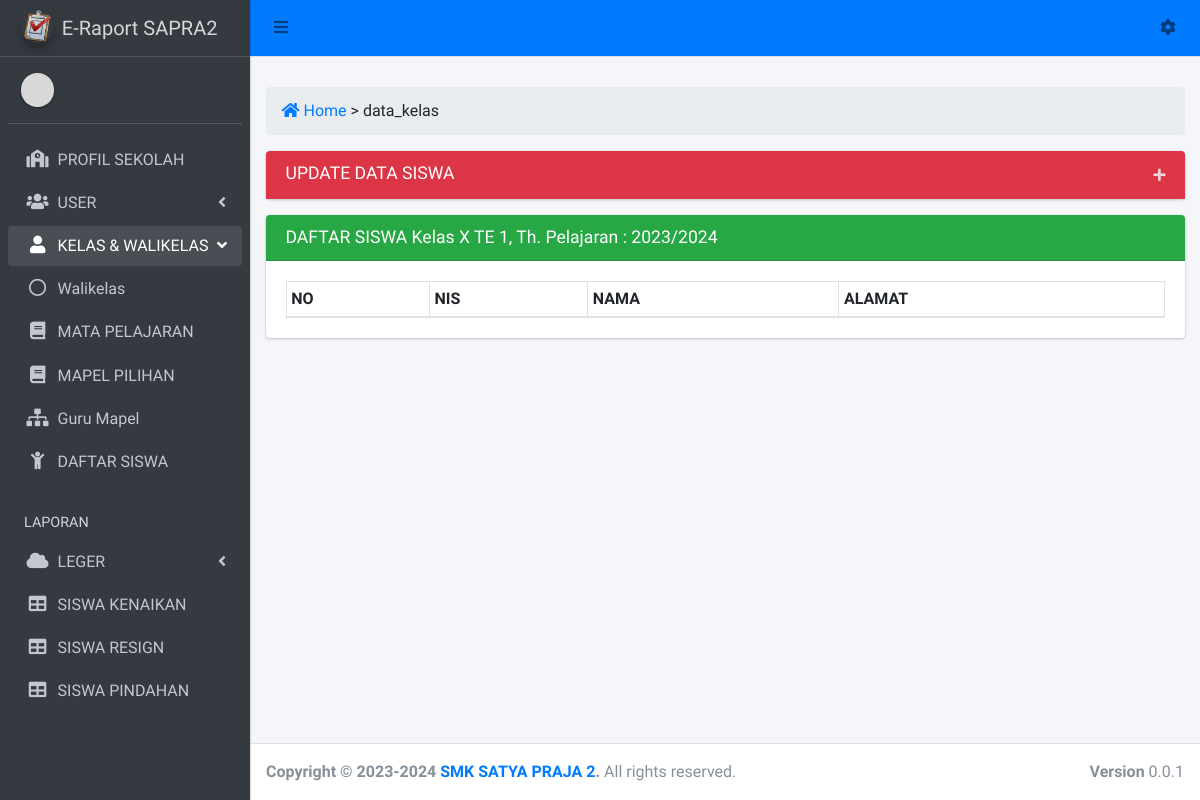
Before: /admin?view=data_kelas&kelas=X&jurusan=TE&pkelas=1&thpel=2023/2024 with the older database file.
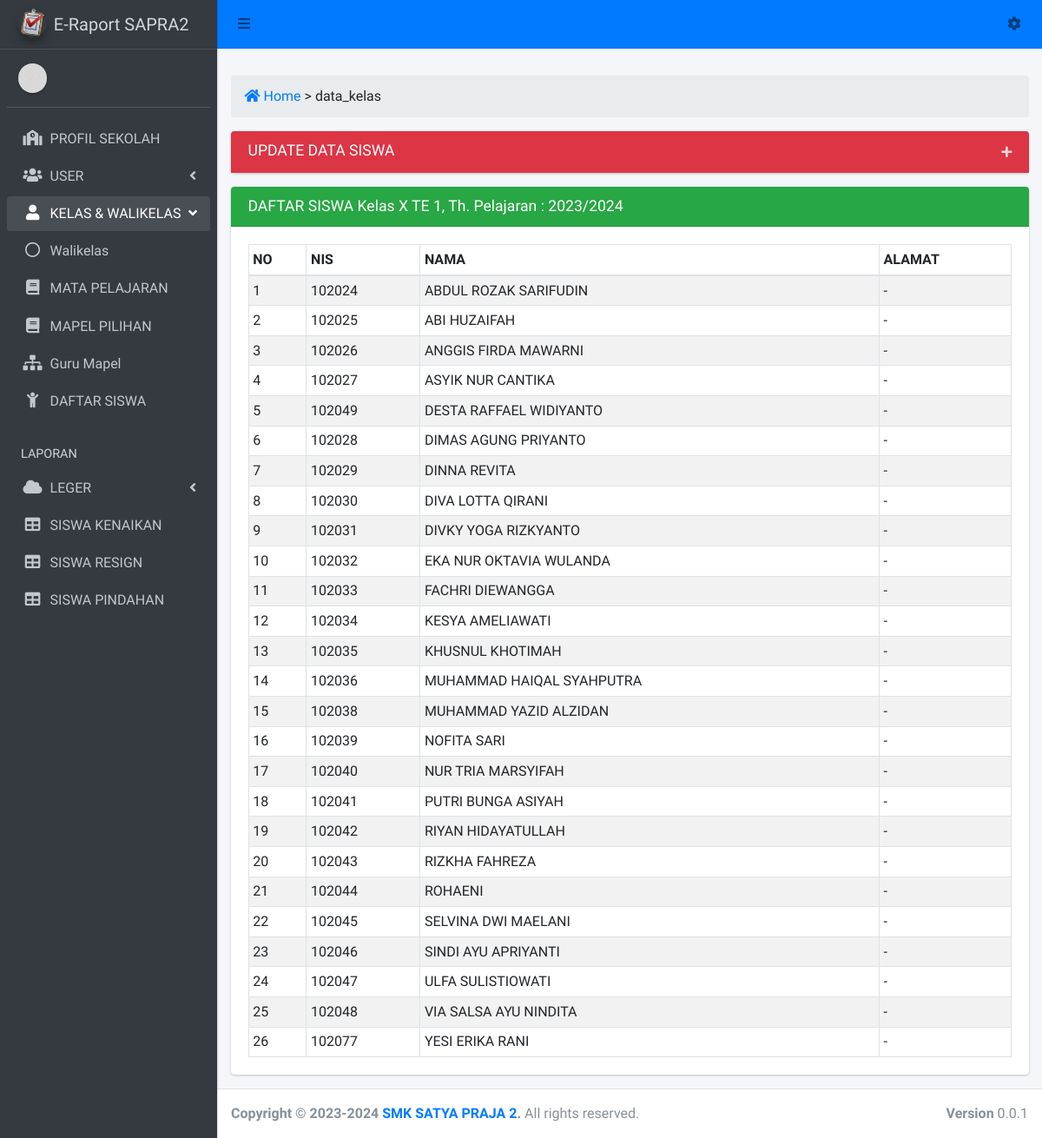
After: the same page with the newer database file.
### tables this page shows
CREATE TABLE `tb_siswa_kelas` (
  `id` int(10) NOT NULL,
  `nis` int(15) NOT NULL,
  `kelas` varchar(3) NOT NULL,
  `jurusan` varchar(5) NOT NULL,
  `pemkelas` varchar(1) NOT NULL,
  `th_pelajaran` varchar(10) NOT NULL
);

CREATE TABLE `tb_siswa` (
  `id` int(10) NOT NULL,
  `nis` int(10) NOT NULL,
  `nisn` int(20) NOT NULL,
  `nama` varchar(50) NOT NULL,
  `kel` varchar(10) NOT NULL,
  `kelas` varchar(3) NOT NULL,
  `jurusan` varchar(5) NOT NULL,
  `pemkelas` varchar(1) NOT NULL,
  `th_pelajaran` varchar(12) NOT NULL,
  `ttl` varchar(40) NOT NULL,
  `kelamin` enum('L','P') NOT NULL,
  `agama` varchar(10) NOT NULL,
  `status` varchar(20) NOT NULL,
  `anak_ke` int(2) NOT NULL,
  `alamat_siswa` text NOT NULL,
  `hp_siswa` varchar(15) NOT NULL,
  `asal_sekolah` varchar(40) NOT NULL,
  `tgl_terima` varchar(20) NOT NULL,
  `ayah` varchar(50) NOT NULL,
  `ibu` varchar(50) NOT NULL,
  `alamat_ortu` text NOT NULL,
  `hp_ortu` varchar(15) NOT NULL,
  `kerja_ayah` varchar(20) NOT NULL,
  `kerja_ibu` varchar(20) NOT NULL,
  `nama_wali` varchar(50) NOT NULL,
  `alamat_wali` text NOT NULL,
  `hp_wali` varchar(50) NOT NULL,
  `kerja_wali` varchar(20) NOT NULL,
  `semester` enum('Ganjil','Genap','','') NOT NULL
);

### view/operator/home_kelas.php (the view, shortened to what the changed rows need)
<?php
if (isset($_GET['kelas']) && isset($_GET['jurusan']) && isset($_GET['pkelas']) && isset($_GET['thpel'])) {
	$kelas = $_GET['kelas'];
	$jurusan = $_GET['jurusan'];
	$pkelas = $_GET['pkelas'];
	$th_pelajaran = $_GET['thpel'];
?>
<div class="row">
	<div class="col-sm-12">
		<div class="card">
			<div class="card-body">
				<table id="example1" class="table table-sm table-bordered table-striped">
					<thead>
						<tr>
							<th>NO</th>
							<th>NIS</th>
							<th>NAMA</th>
							<th>ALAMAT</th>
						</tr>
					</thead>
					<tbody>
						<?php
						$no = 1;
						$sql = mysqli_query($koneksi, "SELECT x.id, x.nis, x.kelas, x.jurusan, x.pemkelas, x.th_pelajaran, nama, alamat_siswa FROM tb_siswa_kelas X INNER JOIN tb_siswa Y ON y.nis = x.nis where x.kelas = '$kelas' and x.jurusan = '$jurusan' and x.pemkelas = '$pkelas' and x.th_pelajaran = '$th_pelajaran'");
						while ($data = mysqli_fetch_array($sql)) { ?>
							<tr>
								<td><?= $no++; ?></td>
								<td><?= $data['nis']; ?></td>
								<td><?= $data['nama']; ?></td>
								<td><?= $data['alamat_siswa']; ?></td>
							</tr>
						<?php }
						?>
					</tbody>
				</table>
			</div>
		</div>
	</div>
</div>
<?php }else if (isset($_POST['simpan_datasiswa'])) {
	$kelas = $_POST['kelas'];
	$jurusan = $_POST['jurusan'];
	$pkelas = $_POST['pkelas'];
	$th_pelajaran = $_POST['th_pelajaran'];
	$nis = $_POST['nis'];
	$count = count($nis);
	for ($i=0; $i < $count; $i++) {
		$update = mysqli_query($koneksi, "update tb_siswa_kelas set pemkelas = '$pkelas' where nis = '$nis[$i]' and kelas = '$kelas' and jurusan = '$jurusan' and th_pelajaran = '$th_pelajaran'");
		$selec = mysqli_query($koneksi, "SELECT x.id, x.nis, x.kelas, x.jurusan, x.pemkelas, x.th_pelajaran, nama, alamat_siswa FROM tb_siswa_kelas X INNER JOIN tb_siswa Y ON y.nis = x.nis WHERE x.nis = '$nis[$i]' and x.kelas = '$kelas' AND x.jurusan = '$jurusan' AND x.pemkelas = '$pkelas' AND x.th_pelajaran = '$th_pelajaran'");
		$data = mysqli_fetch_array($selec);
		$sqlsm = mysqli_query($koneksi, "select * from tb_semester");
        while ($sm = mysqli_fetch_array($sqlsm)) {
        		$cekcp = mysqli_query($koneksi, "select * from tb_capaian where nis = '$nis[$i]' and semester = '".$sm['semester']."' and th_pelajaran = '$th_pelajaran'");
        		if ($ccp = mysqli_num_rows($cekcp) > 0) {
        		}else{
            $inser = mysqli_query($koneksi, "insert into tb_capaian(nis, semester, th_pelajaran) values('$nis[$i]','".$sm['semester']."','$th_pelajaran')");
        		}
        		$cekleger = mysqli_query($koneksi, "select * from tb_leger where nis = '$nis[$i]' and kelas = '$kelas' and jurusan = '$jurusan' and pemkelas = '$pkelas' and th_pelajaran = '$th_pelajaran' and semester = '".$sm['semester']."'");
        		if ($ccl = mysqli_num_rows($cekleger) > 0) {
        		}else{
            $leg = mysqli_query($koneksi, "insert into tb_leger(nis, nama, kelas, jurusan, pemkelas, th_pelajaran, semester) values('$nis[$i]','".$data['nama']."','$kelas','$jurusan','$pkelas','$th_pelajaran','".$sm['semester']."')");
        		}
        }
        if ($kelas == 'X') {
           $sqla = mysqli_query($koneksi, "select kelas, kode_mapel, semester from tb_mapel inner join tb_semester where kelas = 'X' and kode_mapel not like '%dd%' group by kode_mapel, semester");
           $da = mysqli_num_rows($sqla);
           while ($dt = mysqli_fetch_array($sqla)) {
                $insert = mysqli_query($koneksi, "insert into tb_penilaian(th_pelajaran, nis, kelas, komp_keahlian, pkelas, kode_mapel, semester) values('$th_pelajaran','$nis[$i]', '$kelas','$jurusan','$pkelas','".$dt['kode_mapel']."','".$dt['semester']."')");
           }
           if ($jurusan == 'PPLG') {
                $sqla = mysqli_query($koneksi, "select kelas, kode_mapel, semester from tb_mapel inner join tb_semester where kelas = 'X' and kode_mapel = 'dd_pplg' group by semester");
                   $da = mysqli_num_rows($sqla);
                   while ($dt = mysqli_fetch_array($sqla)) {
                        $insert = mysqli_query($koneksi, "insert into tb_penilaian(th_pelajaran, nis, kelas, komp_keahlian, pkelas, kode_mapel, semester) values('$th_pelajaran','$nis[$i]', '$kelas','$jurusan','$pkelas','".$dt['kode_mapel']."','".$dt['semester']."')");
                   }
           }else if ($jurusan == 'TE') {
                $sqla = mysqli_query($koneksi, "select kelas, kode_mapel, semester from tb_mapel inner join tb_semester where kelas = 'X' and kode_mapel = 'dd_te' group by semester");
                   $da = mysqli_num_rows($sqla);
                   while ($dt = mysqli_fetch_array($sqla)) {
                        $insert = mysqli_query($koneksi, "insert into tb_penilaian(th_pelajaran, nis, kelas, komp_keahlian, pkelas, kode_mapel, semester) values('$th_pelajaran','$nis[$i]', '$kelas','$jurusan','$pkelas','".$dt['kode_mapel']."','".$dt['semester']."')");
                   }
           }else if ($jurusan == 'TSM') {
                $sqla = mysqli_query($koneksi, "select kelas, kode_mapel, semester from tb_mapel inner join tb_semester where kelas = 'X' and kode_mapel = 'dd_oto' group by semester");
                   $da = mysqli_num_rows($sqla);
                   while ($dt = mysqli_fetch_array($sqla)) {
                       $insert = mysqli_query($koneksi, "insert into tb_penilaian(th_pelajaran, nis, kelas, komp_keahlian, pkelas, kode_mapel, semester) values('$th_pelajaran','$nis[$i]', '$kelas','$jurusan','$pkelas','".$dt['kode_mapel']."','".$dt['semester']."')");
                   }
           }else if ($jurusan == 'TKR') {
                $sqla = mysqli_query($koneksi, "select kelas, kode_mapel, semester from tb_mapel inner join tb_semester where kelas = 'X' and kode_mapel = 'dd_oto' group by semester");
                   $da = mysqli_num_rows($sqla);
                   while ($dt = mysqli_fetch_array($sqla)) {
                       $insert = mysqli_query($koneksi, "insert into tb_penilaian(th_pelajaran, nis, kelas, komp_keahlian, pkelas, kode_mapel, semester) values('$th_pelajaran','$nis[$i]', '$kelas','$jurusan','$pkelas','".$dt['kode_mapel']."','".$dt['semester']."')");
                   }
           }else if ($jurusan == 'TMI') {
                $sqla = mysqli_query($koneksi, "select kelas, kode_mapel, semester from tb_mapel inner join tb_semester where kelas = 'X' and kode_mapel = 'dd_tmi' group by semester");
                   $da = mysqli_num_rows($sqla);
                   while ($dt = mysqli_fetch_array($sqla)) {
                       $insert = mysqli_query($koneksi, "insert into tb_penilaian(th_pelajaran, nis, kelas, komp_keahlian, pkelas, kode_mapel, semester) values('$th_pelajaran','$nis[$i]', '$kelas','$jurusan','$pkelas','".$dt['kode_mapel']."','".$dt['semester']."')");
                   }
           }
        }else if($kelas == 'XI'){
            $sqla = mysqli_query($koneksi, "select kelas, kode_mapel, semester from tb_mapel inner join tb_semester where kelas = 'XI' and kode_mapel not like '%kons%' and kode_mapel not like 'mpp' group by kode_mapel, semester");
            $da = mysqli_num_rows($sqla);
               while ($dt = mysqli_fetch_array($sqla)) {
                    $insert = mysqli_query($koneksi, "insert into tb_penilaian(th_pelajaran, nis, kelas, komp_keahlian, pkelas, kode_mapel, semester) values('$th_pelajaran','$nis[$i]', '$kelas','$jurusan','$pkelas','".$dt['kode_mapel']."','".$dt['semester']."')");
               }
            if ($jurusan == 'PPLG') {
                $sqla = mysqli_query($koneksi, "select kelas, kode_mapel, semester from tb_mapel inner join tb_semester where kelas = 'XI' and kode_mapel = 'kons_pplg' group by semester");
                   $da = mysqli_num_rows($sqla);
                   while ($dt = mysqli_fetch_array($sqla)) {
                        $insert = mysqli_query($koneksi, "insert into tb_penilaian(th_pelajaran, nis, kelas, komp_keahlian, pkelas, kode_mapel, semester) values('$th_pelajaran','$nis[$i]', '$kelas','$jurusan','$pkelas','".$dt['kode_mapel']."','".$dt['semester']."')");
                   }
            }else if($jurusan == 'TE'){
                $sqla = mysqli_query($koneksi, "select kelas, kode_mapel, semester from tb_mapel inner join tb_semester where kelas = 'XI' and kode_mapel = 'kons_te' group by semester");
                   $da = mysqli_num_rows($sqla);
                   while ($dt = mysqli_fetch_array($sqla)) {
                        $insert = mysqli_query($koneksi, "insert into tb_penilaian(th_pelajaran, nis, kelas, komp_keahlian, pkelas, kode_mapel, semester) values('$th_pelajaran','$nis[$i]', '$kelas','$jurusan','$pkelas','".$dt['kode_mapel']."','".$dt['semester']."')");
                   }
            }else if($jurusan == 'TSM'){
                $sqla = mysqli_query($koneksi, "select kelas, kode_mapel, semester from tb_mapel inner join tb_semester where kelas = 'XI' and kode_mapel = 'kons_tsm' group by semester");
                   $da = mysqli_num_rows($sqla);
                   while ($dt = mysqli_fetch_array($sqla)) {
                        $insert = mysqli_query($koneksi, "insert into tb_penilaian(th_pelajaran, nis, kelas, komp_keahlian, pkelas, kode_mapel, semester) values('$th_pelajaran','$nis[$i]', '$kelas','$jurusan','$pkelas','".$dt['kode_mapel']."','".$dt['semester']."')");
                   }
            }else if($jurusan == 'TKR'){
                $sqla = mysqli_query($koneksi, "select kelas, kode_mapel, semester from tb_mapel inner join tb_semester where kelas = 'XI' and kode_mapel = 'kons_tkr' group by semester");
                   $da = mysqli_num_rows($sqla);
                   while ($dt = mysqli_fetch_array($sqla)) {
                        $insert = mysqli_query($koneksi, "insert into tb_penilaian(th_pelajaran, nis, kelas, komp_keahlian, pkelas, kode_mapel, semester) values('$th_pelajaran','$nis[$i]', '$kelas','$jurusan','$pkelas','".$dt['kode_mapel']."','".$dt['semester']."')");
                   }
            }else if($jurusan == 'TMI'){
                $sqla = mysqli_query($koneksi, "select kelas, kode_mapel, semester from tb_mapel inner join tb_semester where kelas = 'XI' and kode_mapel = 'kons_tmi' group by semester");
                   $da = mysqli_num_rows($sqla);
                   while ($dt = mysqli_fetch_array($sqla)) {
                        $insert = mysqli_query($koneksi, "insert into tb_penilaian(th_pelajaran, nis, kelas, komp_keahlian, pkelas, kode_mapel, semester) values('$th_pelajaran','$nis[$i]', '$kelas','$jurusan','$pkelas','".$dt['kode_mapel']."','".$dt['semester']."')");
                   }
            }
        }else if($kelas == 'XII'){
        }
	}
	if ($update && $inser && $insert && $leg) {
		echo "<script>
		alert('DATA KELAS BERHASIL DIPERBARUI');
		document.location.href = '?view=data_kelas&kelas=".$kelas."&jurusan=".$jurusan."&pkelas=".$pkelas."&thpel=".$th_pelajaran."';
		</script>";
	}else{
		echo "<script>
		alert('DATA KELAS GAGAL DIPERBARUI');
		document.location.href = '?view=data_kelas&kelas=".$kelas."&jurusan=".$jurusan."&pkelas=".$pkelas."&thpel=".$th_pelajaran."';
		</script>";
	}
}
?>

Changed rows visible on the page:
now on this page (row edited): tb_siswa_kelas: nis "102024", tb_siswa.nama "ABDUL ROZAK SARIFUDIN", tb_siswa.alamat_siswa "-"
now on this page (row edited): tb_siswa_kelas: nis "102025", tb_siswa.nama "ABI HUZAIFAH", tb_siswa.alamat_siswa "-"
now on this page (row edited): tb_siswa_kelas: nis "102026", tb_siswa.nama "ANGGIS FIRDA MAWARNI", tb_siswa.alamat_siswa "-"
now on this page (row edited): tb_siswa_kelas: nis "102027", tb_siswa.nama "ASYIK NUR CANTIKA", tb_siswa.alamat_siswa "-"
now on this page (row edited): tb_siswa_kelas: nis "102049", tb_siswa.nama "DESTA RAFFAEL WIDIYANTO", tb_siswa.alamat_siswa "-"
now on this page (row edited): tb_siswa_kelas: nis "102028", tb_siswa.nama "DIMAS AGUNG PRIYANTO", tb_siswa.alamat_siswa "-"
now on this page (row edited): tb_siswa_kelas: nis "102029", tb_siswa.nama "DINNA REVITA", tb_siswa.alamat_siswa "-"
now on this page (row edited): tb_siswa_kelas: nis "102030", tb_siswa.nama "DIVA LOTTA QIRANI", tb_siswa.alamat_siswa "-"
now on this page (row edited): tb_siswa_kelas: nis "102031", tb_siswa.nama "DIVKY YOGA RIZKYANTO", tb_siswa.alamat_siswa "-"
now on this page (row edited): tb_siswa_kelas: nis "102032", tb_siswa.nama "EKA NUR OKTAVIA WULANDA", tb_siswa.alamat_siswa "-"
now on this page (row edited): tb_siswa_kelas: nis "102033", tb_siswa.nama "FACHRI DIEWANGGA", tb_siswa.alamat_siswa "-"
now on this page (row edited): tb_siswa_kelas: nis "102034", tb_siswa.nama "KESYA AMELIAWATI", tb_siswa.alamat_siswa "-"
now on this page (row edited): tb_siswa_kelas: nis "102035", tb_siswa.nama "KHUSNUL KHOTIMAH", tb_siswa.alamat_siswa "-"
now on this page (row edited): tb_siswa_kelas: nis "102036", tb_siswa.nama "MUHAMMAD HAIQAL SYAHPUTRA", tb_siswa.alamat_siswa "-"
now on this page (row edited): tb_siswa_kelas: nis "102038", tb_siswa.nama "MUHAMMAD YAZID ALZIDAN", tb_siswa.alamat_siswa "-"
now on this page (row edited): tb_siswa_kelas: nis "102039", tb_siswa.nama "NOFITA SARI", tb_siswa.alamat_siswa "-"
now on this page (row edited): tb_siswa_kelas: nis "102040", tb_siswa.nama "NUR TRIA MARSYIFAH", tb_siswa.alamat_siswa "-"
now on this page (row edited): tb_siswa_kelas: nis "102041", tb_siswa.nama "PUTRI BUNGA ASIYAH", tb_siswa.alamat_siswa "-"
now on this page (row edited): tb_siswa_kelas: nis "102042", tb_siswa.nama "RIYAN HIDAYATULLAH", tb_siswa.alamat_siswa "-"
now on this page (row edited): tb_siswa_kelas: nis "102043", tb_siswa.nama "RIZKHA FAHREZA", tb_siswa.alamat_siswa "-"
now on this page (row edited): tb_siswa_kelas: nis "102044", tb_siswa.nama "ROHAENI", tb_siswa.alamat_siswa "-"
now on this page (row edited): tb_siswa_kelas: nis "102045", tb_siswa.nama "SELVINA DWI MAELANI", tb_siswa.alamat_siswa "-"
now on this page (row edited): tb_siswa_kelas: nis "102046", tb_siswa.nama "SINDI AYU APRIYANTI", tb_siswa.alamat_siswa "-"
now on this page (row edited): tb_siswa_kelas: nis "102047", tb_siswa.nama "ULFA SULISTIOWATI", tb_siswa.alamat_siswa "-"
now on this page (row edited): tb_siswa_kelas: nis "102048", tb_siswa.nama "VIA SALSA AYU NINDITA", tb_siswa.alamat_siswa "-"
now on this page (row edited): tb_siswa_kelas: nis "102077", tb_siswa.nama "YESI ERIKA RANI", tb_siswa.alamat_siswa "-"
